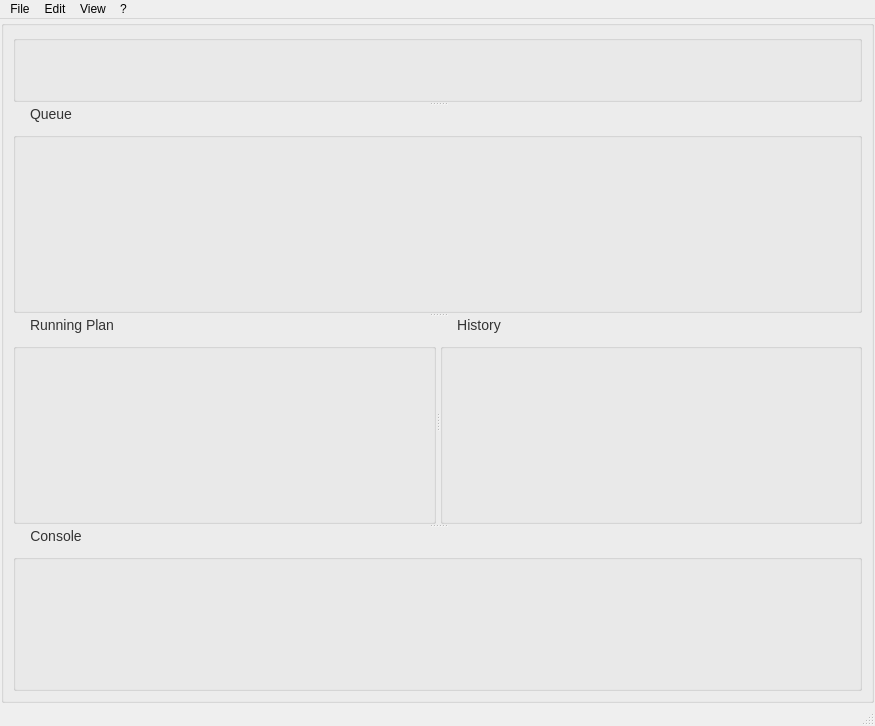
<?xml version="1.0" encoding="UTF-8"?>
<ui version="4.0">
 <class>MainWindow</class>
 <widget class="QMainWindow" name="MainWindow">
  <property name="geometry">
   <rect>
    <x>0</x>
    <y>0</y>
    <width>875</width>
    <height>726</height>
   </rect>
  </property>
  <property name="windowTitle">
   <string>MainWindow</string>
  </property>
  <widget class="QWidget" name="centralwidget">
   <layout class="QVBoxLayout" name="verticalLayout" stretch="0">
    <property name="spacing">
     <number>0</number>
    </property>
    <property name="leftMargin">
     <number>1</number>
    </property>
    <property name="topMargin">
     <number>1</number>
    </property>
    <property name="rightMargin">
     <number>1</number>
    </property>
    <property name="bottomMargin">
     <number>1</number>
    </property>
    <item>
     <widget class="QGroupBox" name="groupbox">
      <property name="title">
       <string/>
      </property>
      <layout class="QVBoxLayout" name="verticalLayout_2">
       <item>
        <widget class="QSplitter" name="splitter_V">
         <property name="orientation">
          <enum>Qt::Vertical</enum>
         </property>
         <widget class="QGroupBox" name="groupBox_status">
          <property name="title">
           <string/>
          </property>
          <layout class="QHBoxLayout" name="horizontalLayout">
           <property name="leftMargin">
            <number>5</number>
           </property>
           <property name="topMargin">
            <number>0</number>
           </property>
           <property name="rightMargin">
            <number>5</number>
           </property>
           <property name="bottomMargin">
            <number>0</number>
           </property>
          </layout>
         </widget>
         <widget class="QWidget" name="widget" native="true">
          <layout class="QHBoxLayout" name="horizontalLayout_2">
           <item>
            <widget class="QSplitter" name="splitter_H1">
             <property name="orientation">
              <enum>Qt::Horizontal</enum>
             </property>
             <widget class="QGroupBox" name="groupBox_queue">
              <property name="styleSheet">
               <string notr="true">QGroupBox {
    font-size: 14px;
    color: #333333;
    margin-top: 10px;
}
QGroupBox::title {
    subcontrol-origin: margin;
    left: 10px;
    padding: 0 5px 0 5px;
}</string>
              </property>
              <property name="title">
               <string>Queue</string>
              </property>
              <layout class="QHBoxLayout" name="horizontalLayout_6">
               <property name="leftMargin">
                <number>5</number>
               </property>
               <property name="topMargin">
                <number>5</number>
               </property>
               <property name="rightMargin">
                <number>5</number>
               </property>
               <property name="bottomMargin">
                <number>5</number>
               </property>
              </layout>
             </widget>
            </widget>
           </item>
          </layout>
         </widget>
         <widget class="QWidget" name="widget_2" native="true">
          <layout class="QHBoxLayout" name="horizontalLayout_3">
           <item>
            <widget class="QSplitter" name="splitter_H2">
             <property name="orientation">
              <enum>Qt::Horizontal</enum>
             </property>
             <widget class="QGroupBox" name="groupBox_plan">
              <property name="styleSheet">
               <string notr="true">QGroupBox {
    font-size: 14px;
    color: #333333;
    margin-top: 10px;
}
QGroupBox::title {
    subcontrol-origin: margin;
    left: 10px;
    padding: 0 5px 0 5px;
}</string>
              </property>
              <property name="title">
               <string>Running Plan</string>
              </property>
              <layout class="QHBoxLayout" name="horizontalLayout_8">
               <property name="leftMargin">
                <number>5</number>
               </property>
               <property name="topMargin">
                <number>5</number>
               </property>
               <property name="rightMargin">
                <number>5</number>
               </property>
               <property name="bottomMargin">
                <number>5</number>
               </property>
              </layout>
             </widget>
             <widget class="QGroupBox" name="groupBox_history">
              <property name="styleSheet">
               <string notr="true">QGroupBox {
    font-size: 14px;
    color: #333333;
    margin-top: 10px;
}
QGroupBox::title {
    subcontrol-origin: margin;
    left: 10px;
    padding: 0 5px 0 5px;
}</string>
              </property>
              <property name="title">
               <string>History</string>
              </property>
              <layout class="QHBoxLayout" name="horizontalLayout_7">
               <property name="leftMargin">
                <number>5</number>
               </property>
               <property name="topMargin">
                <number>5</number>
               </property>
               <property name="rightMargin">
                <number>5</number>
               </property>
               <property name="bottomMargin">
                <number>5</number>
               </property>
              </layout>
             </widget>
            </widget>
           </item>
          </layout>
         </widget>
         <widget class="QGroupBox" name="groupBox_console">
          <property name="styleSheet">
           <string notr="true">QGroupBox {
    font-size: 14px;
    color: #333333;
    margin-top: 10px;
}
QGroupBox::title {
    subcontrol-origin: margin;
    left: 10px;
    padding: 0 5px 0 5px;
}</string>
          </property>
          <property name="title">
           <string>Console</string>
          </property>
          <layout class="QHBoxLayout" name="horizontalLayout_4">
           <property name="leftMargin">
            <number>5</number>
           </property>
           <property name="topMargin">
            <number>5</number>
           </property>
           <property name="rightMargin">
            <number>5</number>
           </property>
           <property name="bottomMargin">
            <number>5</number>
           </property>
          </layout>
         </widget>
        </widget>
       </item>
      </layout>
     </widget>
    </item>
   </layout>
  </widget>
  <widget class="QMenuBar" name="menubar">
   <property name="geometry">
    <rect>
     <x>0</x>
     <y>0</y>
     <width>875</width>
     <height>24</height>
    </rect>
   </property>
   <widget class="QMenu" name="menuFile">
    <property name="title">
     <string>File</string>
    </property>
    <addaction name="actionOpen"/>
    <addaction name="actionOpenRecent"/>
    <addaction name="actionClear"/>
    <addaction name="actionSaveHistory"/>
    <addaction name="separator"/>
    <addaction name="actionPreferences"/>
    <addaction name="separator"/>
    <addaction name="actionExit"/>
   </widget>
   <widget class="QMenu" name="menuEdit">
    <property name="title">
     <string>Edit</string>
    </property>
   </widget>
   <widget class="QMenu" name="menu">
    <property name="title">
     <string>?</string>
    </property>
    <addaction name="actionAbout"/>
   </widget>
   <widget class="QMenu" name="menuView">
    <property name="title">
     <string>View</string>
    </property>
    <addaction name="actionSortNewestFirst"/>
   </widget>
   <addaction name="menuFile"/>
   <addaction name="menuEdit"/>
   <addaction name="menuView"/>
   <addaction name="menu"/>
  </widget>
  <widget class="QStatusBar" name="statusbar"/>
  <action name="actionEdit">
   <property name="text">
    <string>Edit</string>
   </property>
  </action>
  <action name="actionAbout">
   <property name="text">
    <string>About ...</string>
   </property>
  </action>
  <action name="actionExit">
   <property name="text">
    <string>E&amp;xit</string>
   </property>
   <property name="shortcut">
    <string>Ctrl+X</string>
   </property>
  </action>
  <action name="actionOpen">
   <property name="text">
    <string>&amp;Open...</string>
   </property>
   <property name="shortcut">
    <string>Ctrl+O</string>
   </property>
  </action>
  <action name="actionPreferences">
   <property name="text">
    <string>Preferences ...</string>
   </property>
  </action>
  <action name="actionSave_As">
   <property name="text">
    <string>Save As ...</string>
   </property>
  </action>
  <action name="actionOpenRecent">
   <property name="text">
    <string>Open Recent...</string>
   </property>
  </action>
  <action name="actionClear">
   <property name="text">
    <string>Clear Recent Servers</string>
   </property>
  </action>
  <action name="actionSortNewestFirst">
   <property name="checkable">
    <bool>true</bool>
   </property>
   <property name="checked">
    <bool>true</bool>
   </property>
   <property name="text">
    <string>Sort newest history item first</string>
   </property>
  </action>
  <action name="actionSaveHistory">
   <property name="text">
    <string>Save History to CSV</string>
   </property>
  </action>
 </widget>
 <resources/>
 <connections/>
</ui>
